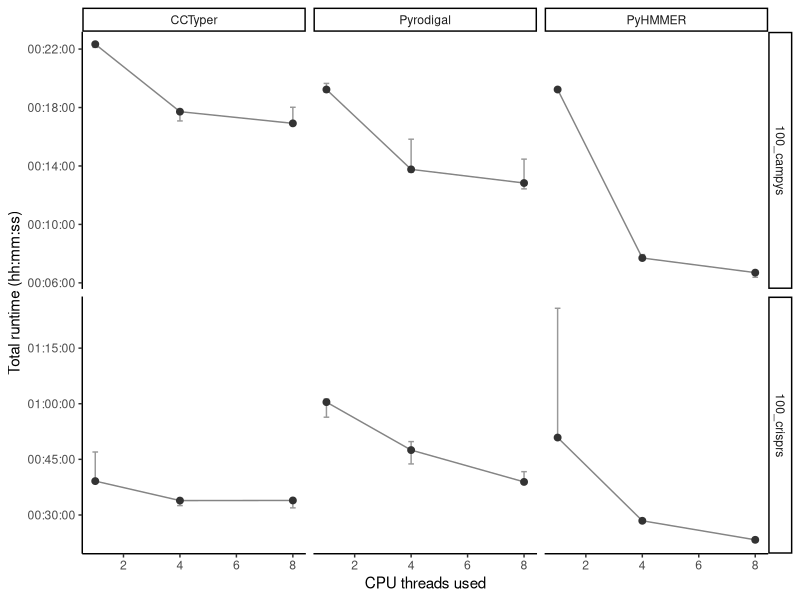
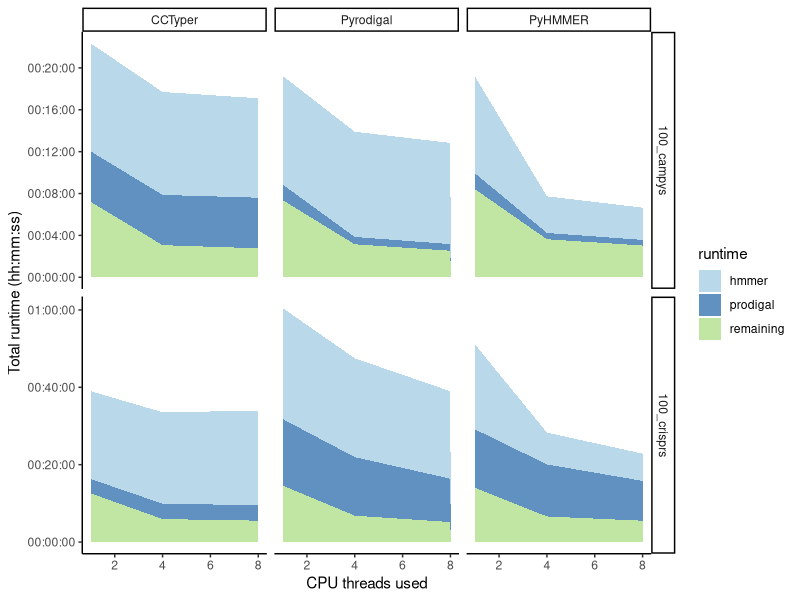
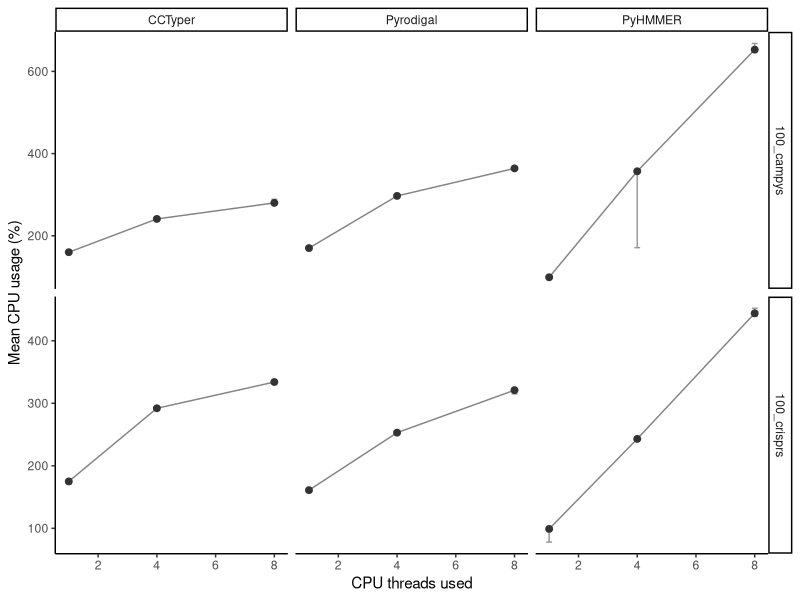
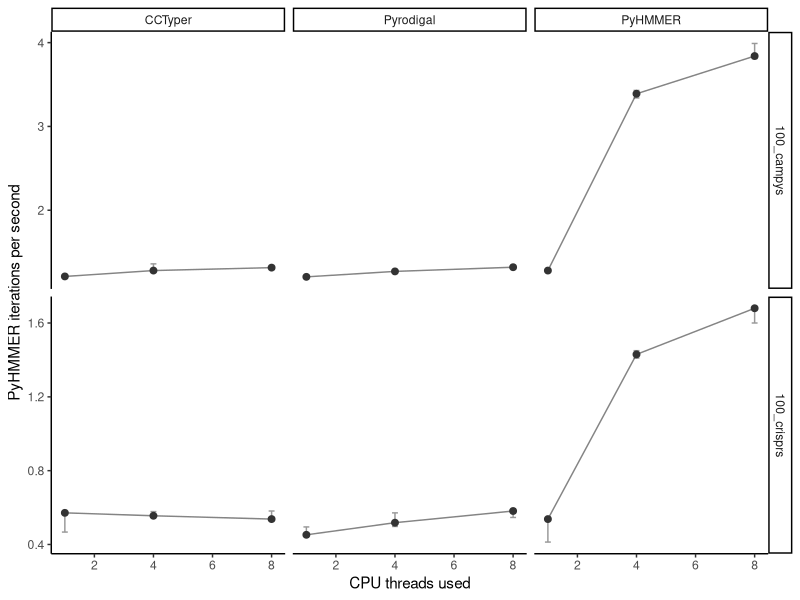
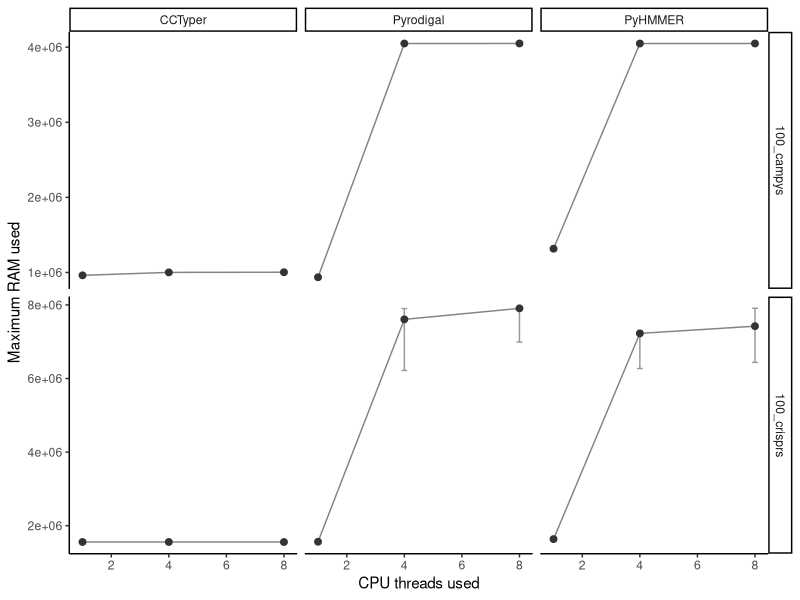

The R script that drew these images, in order:
## ---- chunk 1
library(knitr)
library(rmarkdown)
library(here)
library(tidyverse)
library(RColorBrewer)
library(colorspace)
## ---- chunk 2
benchmark_df <- read_csv(
  file = here("docs", "benchmark", "benchmark_results.csv"),
  show_col_types = FALSE
)

benchmark_df$version <- factor(
  x = benchmark_df$version,
  levels = c("CCTyper", "Pyrodigal", "PyHMMER")
)
## ---- chunk 3
#| label: fig-total_runtime
#| fig-height: 5
#| fig-width: 8

runtime_figure <- ggplot(
  data = benchmark_df %>%
    group_by(version, CPU_threads_used, dataset) %>%
    summarise(median_runtime = median(runtime_minutes),
              max_time = max(runtime_minutes),
              min_time = min(runtime_minutes),
              .groups = "drop_last"),
  mapping = aes(x = CPU_threads_used, y = median_runtime)
) +
  geom_errorbar(
    aes(ymin = min_time, ymax = max_time),
    width = 0.2, colour = "grey60") +
  geom_line(alpha = 0.6, colour = "grey20") +
  geom_point(size = 2, colour = "grey20") +
  
  facet_grid(dataset ~ version,
             scales = "free_y") +
  theme_classic() +
  labs(
    x = "CPU threads used",
    y = "Total runtime (hh:mm:ss)"
  )

runtime_figure
## ---- chunk 4
#| label: fig-stepwise_runtime
#| fig-height: 5
#| fig-width: 9

runtime_df <- benchmark_df %>%
  mutate(runtime_remaining = runtime_minutes - (runtime_prodigal + runtime_hmmer)) %>%
  pivot_longer(cols = starts_with("runtime"),
               names_prefix = "runtime_",
               names_to = "runtime")

light_palette <- lighten(
  brewer.pal(n = 3, name = "Paired"),
  amount = 0.2
) %>% desaturate(amount = 0.2)

runtime_stacks <- ggplot(
  data = runtime_df %>%
    filter(runtime != "minutes") %>%
    group_by(version, CPU_threads_used, dataset, runtime) %>%
    summarise(median_runtime = median(value),
              .groups = "drop_last"),
  mapping = aes(x = CPU_threads_used, y = median_runtime, fill = runtime)
) +
  geom_area() +
  scale_fill_manual(values = light_palette) +
  facet_grid(dataset ~ version,
             scales = "free_y") +
  theme_classic() +
  labs(
    x = "CPU threads used",
    y = "Total runtime (hh:mm:ss)"
  )

runtime_stacks
## ---- chunk 5
#| label: fig-cpu_use
#| fig-height: 5
#| fig-width: 8

usage_figure <- ggplot(
  data = benchmark_df %>%
    group_by(version, CPU_threads_used, dataset) %>%
    summarise(median_usage = median(CPU_use_percent, na.rm = TRUE),
              max_usage = max(CPU_use_percent, na.rm = TRUE),
              min_usage = min(CPU_use_percent, na.rm = TRUE),
              .groups = "drop_last"),
  mapping = aes(x = CPU_threads_used, y = median_usage)
) +
  geom_errorbar(
    aes(ymin = min_usage, ymax = max_usage),
    width = 0.2, colour = "grey60") +
  geom_line(alpha = 0.6, colour = "grey20") +
  geom_point(size = 2, colour = "grey20") +
  facet_grid(dataset ~ version,
             scales = "free_y") +
  theme_classic() +
  labs(
    x = "CPU threads used",
    y = "Mean CPU usage (%)"
  )

usage_figure
## ---- chunk 6
#| label: fig-iterations_per_second
#| fig-height: 5
#| fig-width: 8

iterations_figure <- ggplot(
  data = benchmark_df %>%
    group_by(version, CPU_threads_used, dataset) %>%
    summarise(median_iterations = median(hmmer_iterations_per_second, na.rm = TRUE),
              max_iterations = max(hmmer_iterations_per_second, na.rm = TRUE),
              min_iterations = min(hmmer_iterations_per_second, na.rm = TRUE),
              .groups = "drop_last"),
  mapping = aes(x = CPU_threads_used, y = median_iterations)
) +
  geom_errorbar(
    aes(ymin = min_iterations, ymax = max_iterations),
    width = 0.2, colour = "grey60") +
  geom_line(alpha = 0.6, colour = "grey20") +
  geom_point(size = 2, colour = "grey20") +
  facet_grid(dataset ~ version,
             scales = "free_y") +
  theme_classic() +
  labs(
    x = "CPU threads used",
    y = "PyHMMER iterations per second"
  )

iterations_figure
## ---- chunk 7
#| label: fig-memory_use
#| fig-height: 5
#| fig-width: 8

memory_figure <- ggplot(
  data = benchmark_df %>%
    group_by(version, CPU_threads_used, dataset) %>%
    summarise(median_memory = median(RAM_max_rss_kbytes),
              max_memory = max(RAM_max_rss_kbytes),
              min_memory = min(RAM_max_rss_kbytes),
              .groups = "drop_last"),
  mapping = aes(x = CPU_threads_used, y = median_memory)
) +
  geom_errorbar(
    aes(ymin = min_memory, ymax = max_memory),
    width = 0.2, colour = "grey60") +
  geom_line(alpha = 0.6, colour = "grey20") +
  geom_point(size = 2, colour = "grey20") +
  facet_grid(dataset ~ version,
             scales = "free_y") +
  theme_classic() +
  labs(
    x = "CPU threads used",
    y = "Maximum RAM used"
  )

memory_figure
